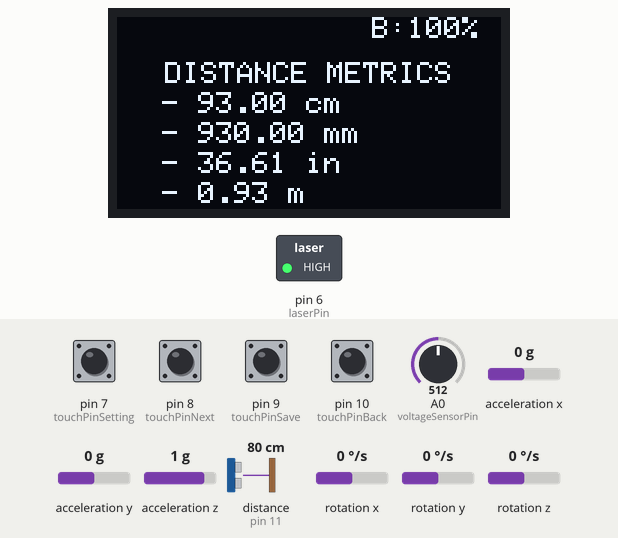
This sketch was run on a simulated Arduino Uno, built with avr-gcc and run on an emulated ATmega328P. Shown: 128×64 one-colour display, switched loads named in the sketch (green lamp = pin HIGH). The test bench sets the inputs (shaded band); at power-on: pin 7 (touchPinSetting), pin 8 (touchPinNext), pin 9 (touchPinSave), pin 10 (touchPinBack) HIGH, distance to the obstacle (sensor on pin 11) 80 cm, A0 (voltageSensorPin) = 512, acceleration x 0 g, acceleration y 0 g, acceleration z 1 g, rotation x 0 °/s, rotation y 0 °/s, rotation z 0 °/s. The echo pulse lasts 58.3 µs per cm; EEPROM starts erased; what the sketch prints to the serial monitor is not drawn.

Above: at 4.7 s.
4.8 s: distance to the obstacle (sensor on pin 11) set to 2 cm
At 5.3 s:
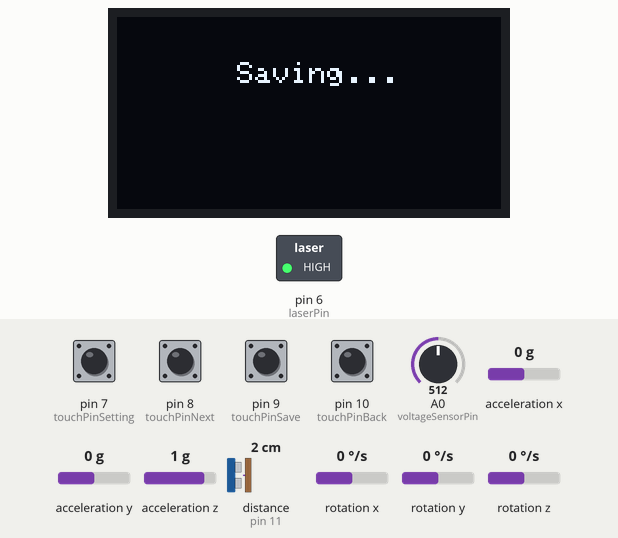
At 9.0 s:
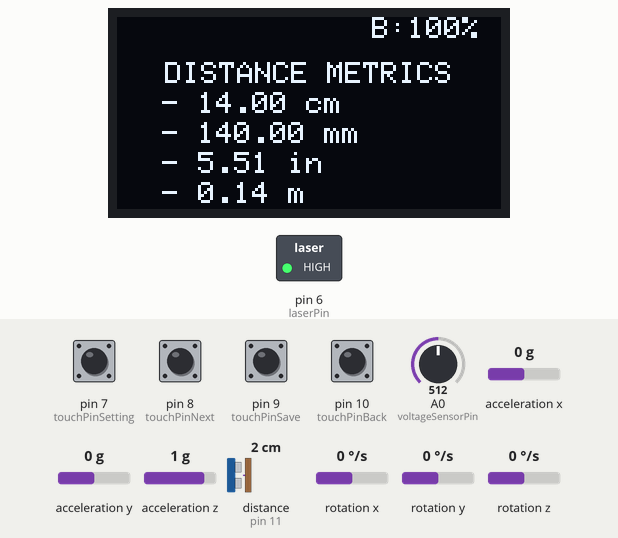
9.3 s: pin 8 (touchPinNext) pulled LOW for 0.2 s
At 11.3 s:
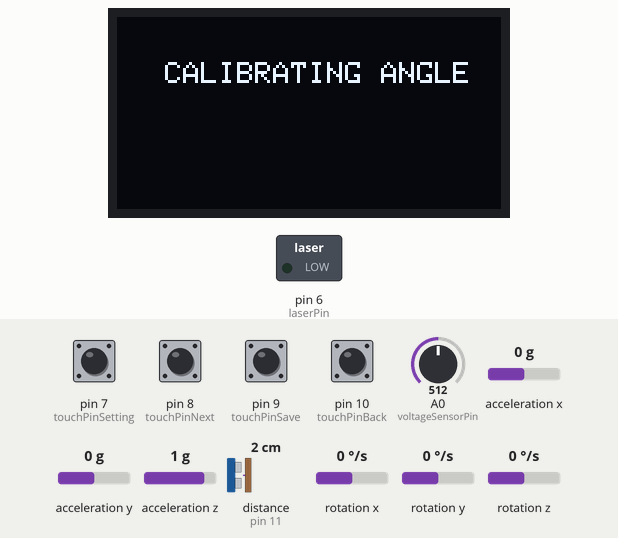
Timing chart, 0 to 12.8 s (numbered marks = the images above; inputs shaded):
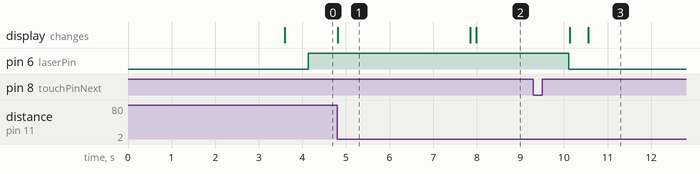

The sketch:

DISTANCEANDANGLE.ino
```cpp
const unsigned char epd_bitmap_loading [] PROGMEM = {
	0x00, 0x06, 0x00, 0x00, 0x00, 0x00, 0x60, 0x00, 0x00, 0x0f, 0x00, 0x00, 0x7e, 0x00, 0xf0, 0x00,
	0x00, 0x1f, 0x00, 0x01, 0xff, 0xc0, 0xf8, 0x00, 0x00, 0x3e, 0x00, 0x03, 0xff, 0xe0, 0x7c, 0x00,
	0x00, 0x7c, 0x00, 0x07, 0xfa, 0x30, 0x3e, 0x00, 0x00, 0xf8, 0x00, 0x0b, 0xf7, 0xf0, 0x1f, 0x00,
	0x01, 0xf0, 0x00, 0x0c, 0xfc, 0x38, 0x0f, 0x80, 0x03, 0xe0, 0x00, 0x1f, 0x18, 0x58, 0x07, 0xc0,
	0x07, 0xc0, 0x00, 0x1f, 0x33, 0xc8, 0x03, 0xe0, 0x0f, 0x80, 0x00, 0x1f, 0x6f, 0xf8, 0x01, 0xf0,
	0x1f, 0x00, 0x00, 0x3e, 0x5f, 0xf8, 0x00, 0xf8, 0x3e, 0x00, 0x00, 0x3e, 0x4d, 0xf8, 0x00, 0x7c,
	0x7c, 0x00, 0x00, 0x3e, 0xdf, 0xf8, 0x00, 0x3e, 0xf8, 0x00, 0x00, 0x3e, 0xff, 0xf8, 0x00, 0x1f,
	0xf8, 0x00, 0x00, 0x1e, 0xff, 0xf8, 0x00, 0x0f, 0x7c, 0x00, 0x00, 0x1e, 0x7f, 0xf8, 0x00, 0x1e,
	0x3e, 0x00, 0x00, 0x0e, 0x7f, 0xf8, 0x00, 0x3c, 0x1f, 0x00, 0x00, 0x0f, 0x7f, 0xe0, 0x00, 0x78,
	0x0f, 0x80, 0x00, 0x1f, 0xff, 0x80, 0x00, 0xf0, 0x07, 0xc0, 0x00, 0x7f, 0xfe, 0x00, 0x01, 0xe0,
	0x03, 0xe0, 0x03, 0xd7, 0xf8, 0x00, 0x03, 0xc0, 0x01, 0xf0, 0x0f, 0x5f, 0xc0, 0x00, 0x07, 0x80,
	0x00, 0xf8, 0x3f, 0x60, 0x00, 0x00, 0x0f, 0x00, 0x00, 0x7c, 0x7f, 0x00, 0x00, 0x00, 0x1e, 0x00,
	0x00, 0x3e, 0x7c, 0x00, 0x00, 0x00, 0x3c, 0x00, 0x00, 0x1f, 0x78, 0x00, 0x00, 0x00, 0x78, 0x00,
	0x00, 0x0f, 0x30, 0x00, 0x00, 0x00, 0xf0, 0x00, 0x00, 0x06, 0x00, 0x00, 0x00, 0x00, 0x60, 0x00
};
#include <SPI.h>
#include <Wire.h>
#include <Adafruit_GFX.h>
#include <Adafruit_SH110X.h>

// #include <HCSR04.h>
#include <NewPing.h>

#include <MPU6050_light.h>
#include <EEPROM.h>

// ANGLESENSOR ======
MPU6050 mpu(Wire);
unsigned long timer = 0;
// ==================

// ULTRASONIC =======
  NewPing sonar(12, 11, 500); //trig 12, echo 11, max distance 500
  // UltraSonicDistanceSensor distanceSensor(12, 11); //trig 12, echo 11
// ==================

// OLED =============
  #define i2c_Address 0x3c
  #define SCREEN_WIDTH 128
  #define SCREEN_HEIGHT 64
  #define OLED_RESET -1
  Adafruit_SH1106G display = Adafruit_SH1106G(SCREEN_WIDTH, SCREEN_HEIGHT, &Wire, OLED_RESET);
// ==================

// LASER ==========
  const int laserPin = 6;
  bool laserOn = false;
// ==================

// BUTTONS ==========
  const int touchPinSetting = 7;
  const int touchPinBack = 10;
  const int touchPinNext = 8;
  const int touchPinSave = 9;
// ==================

enum DisplayState {
  DISTANCE,
  ANGLE
};

DisplayState currentDisplay = DISTANCE;

int pressSetting = 0;
int pressSave = 0;
int pressNext = 0;
int pressBack = 0;

const int voltageSensorPin = A0;
// const float voltageDividerRatio = 21.1 / 1023.0;
const float voltageDividerRatio = 0.0205;
const float fullVoltage = 3.7; // Full voltage of the battery
const float lowBatVoltage = 3.0; // Low battery voltage threshold
int batteryPercentageVal;

void setup() {
  Serial.begin(9600);
  pinMode(touchPinSetting, INPUT_PULLUP);
  pinMode(touchPinBack, INPUT_PULLUP);
  pinMode(touchPinNext, INPUT_PULLUP);
  pinMode(touchPinSave, INPUT_PULLUP);
  pinMode(laserPin, OUTPUT);

  display.begin(i2c_Address, true);
  display.clearDisplay();
  display.drawBitmap(32, 15,  epd_bitmap_loading, 64, 28, 1);
  display.setTextColor(SH110X_WHITE);
  display.setTextSize(1);
  display.setCursor(32, 50);
  display.print("Loading...");
  display.display();

  Wire.begin();
  mpu.begin();
  mpu.setGyroOffsets(EEPROM.read(10), EEPROM.read(11), EEPROM.read(12));

  getBat();
  delay(500);
}


void loop() {
  buttonNext();
  buttonBack();
  switchDisplay();

}


void distanceDisplay(float distanceCm){
  saveDistance(distanceCm);
  display.clearDisplay();
  display.setTextSize(1);
  display.setCursor(85, 0);
  display.print("B:");
  display.print(batteryPercentageVal);
  display.println("%");

  display.setCursor(16, 15);
  display.print("DISTANCE METRICS");
  display.setCursor(15, 25);
  display.print("- ");
  display.print(distanceCm);
  display.println(" cm");
  display.setCursor(15, 35);
  display.print("- ");
  display.print(distanceCm * 10);
  display.println(" mm");
  display.setCursor(15, 45);
  display.print("- ");
  display.print(distanceCm * 0.393701);
  display.println(" in");
  display.setCursor(15, 55);
  display.print("- ");
  display.print(distanceCm * 0.01);
  display.println(" m");
  display.display();
  display.clearDisplay();

  int touchStateLaser = digitalRead(touchPinSetting);
  if (touchStateLaser == 1) {
    pressSetting = pressSetting + 1;
    if (pressSetting == 5){
      laserOn = !laserOn;
    }
  } else {
    pressSetting = 0;
  }

  if (laserOn) {
    digitalWrite(laserPin, HIGH);
  } else{
    digitalWrite(laserPin, LOW);
  }
}
void angleDisplay(int angle){
  saveAngle(angle);
  display.clearDisplay();
  display.setTextSize(1);
  display.setCursor(85, 0);
  display.print("B:");
  display.print(batteryPercentageVal);
  display.println("%");
  display.setCursor(16, 15);
  display.print("ANGLE IN DEGREES");

  printCenteredText(String(angle), 2, 28);

  display.display();
  display.clearDisplay();

  int touchStateCalibrate = digitalRead(touchPinSetting);
  if (touchStateCalibrate == 1) {
    pressSetting = pressSetting + 1;
    if (pressSetting == 30){
      display.clearDisplay();
      display.setTextSize(1);
      display.setCursor(16, 15);
      display.print("CALIBRATING ANGLE");
      display.display();
      display.clearDisplay();

      delay(3000);
      mpu.calcGyroOffsets();
      EEPROM.write(10, mpu.getGyroXoffset());
      EEPROM.write(11, mpu.getGyroYoffset());
      EEPROM.write(12, mpu.getGyroZoffset());
      mpu.setGyroOffsets(EEPROM.read(10), EEPROM.read(11), EEPROM.read(12));
      delay(500);
      asm volatile ("  jmp 0");
    }
  } else {
    pressSetting = 0;
  }
}
void saveDistance(int centimter){
  int touchStateSave = digitalRead(touchPinSave);
  if (touchStateSave == 1) {
    pressSave = pressSave + 1;
    Serial.println(pressSave);
    if (pressSave == 10){
      Serial.print(F("savedistance: "));
      Serial.println(centimter);
      display.clearDisplay();
      display.setTextSize(1);
      display.setCursor(16, 15);
      display.print("    Saving...   ");
      display.display();
      display.clearDisplay();
      delay(3000);
    }
  } else {
    pressSave = 0;
  }
}
void saveAngle(int angle){
  int touchStateSave = digitalRead(touchPinSave);
  if (touchStateSave == 1) {
    pressSave = pressSave + 1;
    Serial.println(pressSave);
    if (pressSave == 10){
      Serial.print(F("saveangle: "));
      Serial.println(angle);
      display.clearDisplay();
      display.setTextSize(1);
      display.setCursor(16, 15);
      display.print("    Saving...   ");
      display.display();
      display.clearDisplay();
      delay(3000);
    }
  } else {
    pressSave = 0;
  }
}

void buttonNext(){
  int touchStateNext = digitalRead(touchPinNext);
  if (touchStateNext == 1) {
    pressNext = pressNext + 1;
    if (pressNext == 5){
      switch (currentDisplay) {
        case DISTANCE:
          currentDisplay = ANGLE;
          break;
        case ANGLE:
          currentDisplay = DISTANCE;
          break;
      }
    }
  } else {
    pressNext = 0;
  }
}
void buttonBack(){
  int touchStateBack = digitalRead(touchPinBack);
  if (touchStateBack == 1) {
    pressBack = pressBack + 1;
    if (pressBack == 5){
      switch (currentDisplay) {
        case DISTANCE:
          currentDisplay = ANGLE;
          break;
        case ANGLE:
          currentDisplay = DISTANCE;
          break;
      }
    }
  } else {
    pressBack = 0;
  }
}

const unsigned long interval = 1000;
unsigned long previousMillis = 0;
int totalDistance = 0;

void switchDisplay(){
  if (currentDisplay == DISTANCE){
    unsigned long currentMillis = millis();
    if (currentMillis - previousMillis >= interval) {
      previousMillis = currentMillis;
      totalDistance = sonar.ping_cm() + 12;
    }
    distanceDisplay(totalDistance);
    delay(100);
  }else if(currentDisplay == ANGLE){
    laserOn = false;
    digitalWrite(laserPin, LOW);
    mpu.update();
    int yAngle = mpu.getAngleZ();
    angleDisplay(yAngle);
    delay(100);
  }
}
void printCenteredText(const String& text, int textSize, int y) {
  display.setTextSize(textSize);
  int textWidth = text.length() * 6 * textSize;
  int textX = (display.width() - textWidth) / 2;
  display.setCursor(textX, y);
  display.print(text);
}
// GET BATTERY PERCENTAGE PER 1 SECOND
// unsigned long previousMillisBat = 0;
// unsigned long intervalBat = 1000;
// void getBat(){
//   unsigned long currentMillisBat = millis();
//   if (currentMillisBat - previousMillisBat >= intervalBat) {
//     previousMillisBat = currentMillisBat;
//     int sensorValue = analogRead(voltageSensorPin); // Read the analog voltage value
//     float voltage = sensorValue * voltageDividerRatio; // Convert analog reading to voltage
//     float voltageRange = fullVoltage - lowBatVoltage; // Calculate the voltage range
//     float remainingVoltage = voltage - lowBatVoltage; // Calculate the remaining voltage within the range
//     int batteryPercentage = (remainingVoltage / voltageRange) * 100;
//     batteryPercentage = constrain(batteryPercentage, 0, 100); // Ensure the percentage is within 0-100 range
//   batteryPercentageVal = batteryPercentage;
//   }
// }

// ONLY GET BATTERY PERCENTAGE ON-OPEN
void getBat() {
  unsigned long startMillis = millis(); // Record the start time
  unsigned long endMillis = startMillis + 3000; // Calculate the end time (1 second later)
  int readings = 0; // Initialize the number of readings
  float totalVoltage = 0; // Initialize the total voltage

  while (millis() < endMillis) { // Continue looping until 1 second has elapsed
    int sensorValue = analogRead(voltageSensorPin); // Read the analog voltage value
    float voltage = sensorValue * voltageDividerRatio; // Convert analog reading to voltage
    totalVoltage += voltage; // Add the current voltage to the total
    readings++; // Increment the number of readings
    delay(10); // Optional delay to avoid reading too fast
  }

  if (readings > 0) { // Ensure there were readings
    float averageVoltage = totalVoltage / readings; // Calculate the average
    float voltageRange = fullVoltage - lowBatVoltage; // Calculate the voltage range
    float remainingVoltage = averageVoltage - lowBatVoltage; // Calculate the remaining voltage within the range
    int batteryPercentage = (remainingVoltage / voltageRange) * 100;
    batteryPercentageVal = constrain(batteryPercentage, 0, 100);
  }
}
```

Measured:
- after the input at 4.8 s, the display: first differs from a run without the input after 3.2 s (image 2)
- after the input at 9.3 s, pin 6 (laserPin): HIGH → LOW after 0.81 s; the display: first changes after 0.84 s (image 3 shows a later state)
- what the display in image 1 shows lasts 3.0 s, from 4.8 s to 7.8 s
